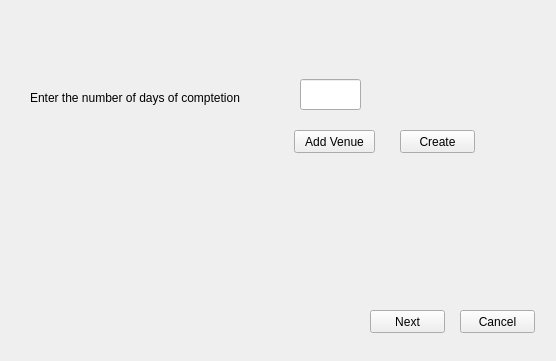
<?xml version="1.0" encoding="UTF-8"?>
<ui version="4.0">
 <class>firstpageClass</class>
 <widget class="QMainWindow" name="firstpageClass">
  <property name="geometry">
   <rect>
    <x>0</x>
    <y>0</y>
    <width>556</width>
    <height>361</height>
   </rect>
  </property>
  <property name="windowTitle">
   <string>firstpage</string>
  </property>
  <property name="styleSheet">
   <string notr="true">background-image: url(:/firstpage/abcdef_small.jpg);</string>
  </property>
  <widget class="QWidget" name="centralWidget">
   <widget class="QLabel" name="label">
    <property name="geometry">
     <rect>
      <x>30</x>
      <y>90</y>
      <width>251</width>
      <height>16</height>
     </rect>
    </property>
    <property name="text">
     <string>Enter the number of days of comptetion</string>
    </property>
   </widget>
   <widget class="QPushButton" name="addplace">
    <property name="geometry">
     <rect>
      <x>294</x>
      <y>130</y>
      <width>81</width>
      <height>23</height>
     </rect>
    </property>
    <property name="text">
     <string>Add Venue</string>
    </property>
   </widget>
   <widget class="QPushButton" name="okbutton">
    <property name="geometry">
     <rect>
      <x>370</x>
      <y>310</y>
      <width>75</width>
      <height>23</height>
     </rect>
    </property>
    <property name="text">
     <string>Next</string>
    </property>
   </widget>
   <widget class="QPushButton" name="cancelbutton">
    <property name="geometry">
     <rect>
      <x>460</x>
      <y>310</y>
      <width>75</width>
      <height>23</height>
     </rect>
    </property>
    <property name="text">
     <string>Cancel</string>
    </property>
   </widget>
   <widget class="QLineEdit" name="lineEdit">
    <property name="geometry">
     <rect>
      <x>300</x>
      <y>79</y>
      <width>61</width>
      <height>31</height>
     </rect>
    </property>
   </widget>
   <widget class="QPushButton" name="pushButton">
    <property name="geometry">
     <rect>
      <x>400</x>
      <y>130</y>
      <width>75</width>
      <height>23</height>
     </rect>
    </property>
    <property name="text">
     <string>Create</string>
    </property>
   </widget>
  </widget>
 </widget>
 <layoutdefault spacing="6" margin="11"/>
 <resources>
  <include location="login1.qrc"/>
 </resources>
 <connections>
  <connection>
   <sender>addplace</sender>
   <signal>clicked()</signal>
   <receiver>firstpageClass</receiver>
   <slot>buttonclick()</slot>
   <hints>
    <hint type="sourcelabel">
     <x>317</x>
     <y>113</y>
    </hint>
    <hint type="destinationlabel">
     <x>299</x>
     <y>199</y>
    </hint>
   </hints>
  </connection>
  <connection>
   <sender>okbutton</sender>
   <signal>clicked()</signal>
   <receiver>firstpageClass</receiver>
   <slot>ok_click()</slot>
   <hints>
    <hint type="sourcelabel">
     <x>447</x>
     <y>343</y>
    </hint>
    <hint type="destinationlabel">
     <x>299</x>
     <y>199</y>
    </hint>
   </hints>
  </connection>
  <connection>
   <sender>cancelbutton</sender>
   <signal>clicked()</signal>
   <receiver>firstpageClass</receiver>
   <slot>cancel_click()</slot>
   <hints>
    <hint type="sourcelabel">
     <x>537</x>
     <y>343</y>
    </hint>
    <hint type="destinationlabel">
     <x>299</x>
     <y>199</y>
    </hint>
   </hints>
  </connection>
  <connection>
   <sender>pushButton</sender>
   <signal>clicked()</signal>
   <receiver>firstpageClass</receiver>
   <slot>create_click()</slot>
   <hints>
    <hint type="sourcelabel">
     <x>437</x>
     <y>141</y>
    </hint>
    <hint type="destinationlabel">
     <x>277</x>
     <y>180</y>
    </hint>
   </hints>
  </connection>
 </connections>
 <slots>
  <slot>buttonclick()</slot>
  <slot>ok_click()</slot>
  <slot>cancel_click()</slot>
  <slot>create_click()</slot>
 </slots>
</ui>
